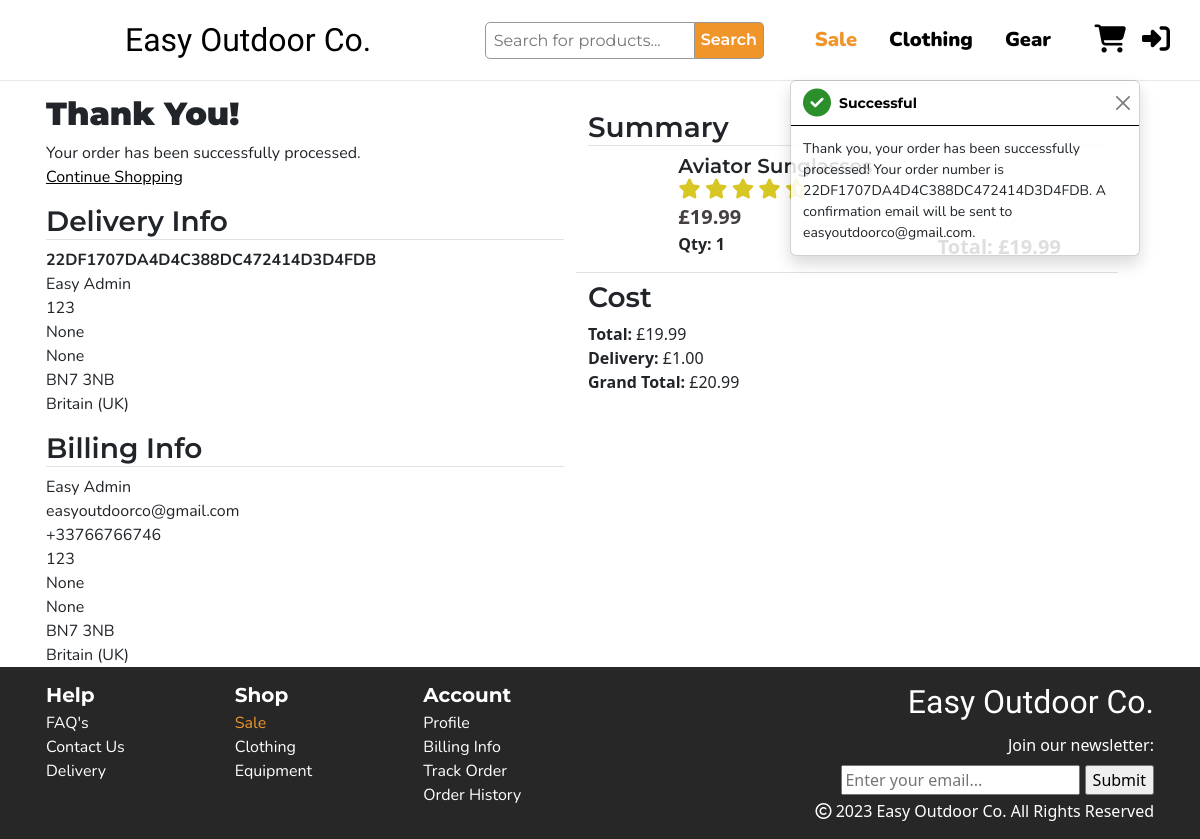
Page /checkout/checkout_success/22DF1707DA4D4C388DC472414D3D4FDB on the committed database.
### checkout/models.py (models this page shows, shortened)
class Order(models.Model):
    order_number = models.CharField(max_length=32, null=False, editable=False)
    full_name = models.CharField(max_length=50, null=False, blank=False)
    email = models.EmailField(max_length=254, null=False, blank=False)
    phone_number = models.CharField(max_length=20, null=False, blank=False)
    user_profile = models.ForeignKey(UserProfile, on_delete=models.SET_NULL,
                                     null=True, blank=True, related_name='orders')
    country = CountryField(blank_label='Country *', null=False, blank=False)
    postcode = models.CharField(max_length=20, null=True, blank=True)
    town_or_city = models.CharField(max_length=40, null=False, blank=False)
    street_address1 = models.CharField(max_length=80, null=False, blank=False)
    street_address2 = models.CharField(max_length=80, null=True, blank=True)
    county = models.CharField(max_length=80, null=True, blank=True)
    date = models.DateTimeField(auto_now_add=True)
    delivery_cost = models.DecimalField(max_digits=6, decimal_places=2, null=False, default=0)
    order_total = models.DecimalField(max_digits=10, decimal_places=2, null=False, default=0)
    grand_total = models.DecimalField(max_digits=10, decimal_places=2, null=False, default=0)
    original_bag = models.TextField(null=False, blank=False, default='')
    stripe_pid = models.CharField(max_length=254, null=False, blank=False, default='')

class OrderLineItem(models.Model):
    order = models.ForeignKey(Order, null=False, blank=False, on_delete=models.CASCADE, related_name='lineitems')
    product = models.ForeignKey(Product, null=False, blank=False, on_delete=models.CASCADE)
    product_size = models.CharField(max_length=2, null=True, blank=True)
    quantity = models.IntegerField(null=False, blank=False, default=0)
    lineitem_total = models.DecimalField(max_digits=6, decimal_places=2, null=False, blank=False, editable=False)

### products/models.py (models this page shows, shortened)
class Product(models.Model):
    category = models.ForeignKey('Category', null=True, on_delete=models.SET_NULL)
    name = models.CharField(max_length=200)
    desc = models.TextField()
    slug = models.SlugField(max_length=50, unique=True, blank=True, null=True)
    has_sizes = models.BooleanField(blank=False, default=True)
    image = models.ImageField(null=True, blank=True)
    image_url = models.URLField(null=True, blank=True)
    price = models.DecimalField(max_digits=6, decimal_places=2)
    sale_price = models.DecimalField(max_digits=6, decimal_places=2, null=True, blank=True)
    rating = models.DecimalField(max_digits=4, decimal_places=2, null=True, blank=True, validators=[MaxValueValidator(5)])
    image = models.ImageField(null=True, blank=True)
    image_url = models.URLField(null=True, blank=True)
    def round_rating(self):
        return round(self.rating * 2) / 2

### checkout/views.py (the view, shortened to what this page needs)
# urls.py: path('checkout_success/<order_number>', views.checkout_success, name='checkout_success'),
def checkout_success(request, order_number):
    save_info = request.session.get('save_info')
    order = get_object_or_404(Order, order_number=order_number)
    order_items = OrderLineItem.objects.filter(order=order)
    messages.success(request, f'Thank you, your order has been successfully processed! \
        Your order number is {order_number}. A confirmation \
        email will be sent to {order.email}.')
    if 'basket' in request.session:
        del request.session['basket']
    template = 'checkout/checkout_success.html'
    context = {
        'order': order,
        'order_items': order_items,
    }
    return render(request, template, context)

### basket/contexts.py (called while the page is built, shortened)
def basket_contents(request):
    basket_items = []
    total = 0
    product_count = 0
    basket = request.session.get('basket', {})
    if total < settings.FREE_DELIVERY_THRESHOLD:
        delivery = total * Decimal(settings.STANDARD_DELIVERY_PERCENTAGE)
        free_delivery_delta = settings.FREE_DELIVERY_THRESHOLD - total
    else:
        delivery = 0
        free_delivery_delta = 0
    grand_total = delivery + total
    context = {
        'basket_items': basket_items,
        'total': total,
        'product_count': product_count,
        'delivery': delivery,
        'free_delivery_delta': free_delivery_delta,
        'grand_total': grand_total,
    }
    return context

### basket/templatetags/basket_tools.py (called while the page is built)
@register.filter(name='calc_total_price')
def calc_total_price(price, quantity):
    return price * quantity

### checkout/templates/checkout/checkout_success.html (shortened to what this page needs)
{% extends "base.html" %}
{% load static %}
{% load basket_tools %}
{% block extra_css %}
<link rel="stylesheet" href="{% static 'checkout/css/checkout.css' %}">
<link rel="stylesheet" href="{% static 'basket/css/basket.css' %}">
{% endblock %}
{% block content %}
<section class="checkout-section">
    <div class="container px-3">
        <div class="row">
            <div class="row col-md-6 delivery-info">
                <div class="row mb-3">
                    <h2>Thank You!</h2>
                    <p>Your order has been successfully processed.</p>
                    <a class="text-decoration-underline text-black" href="{url 'products'}">Continue Shopping</a>
                </div>
                <div class="col-12">
                    <h3 class="border-bottom">Delivery Info</h3>
                    <p class="fw-bold">{{ order.order_number }}</p>
                    <p>{{ order.full_name }}</p>
                    <p>{{ order.street_address1 }}</p>
                    <p>{{ order.street_address2 }}</p>
                    <p>{{ order.county }}</p>
                    <p>{{ order.postcode }}</p>
                    <p>{{ order.country.name }}</p>
                </div>
                <div class="col-12 mt-3">
                    <h3 class="border-bottom">Billing Info</h3>
                    <p>{{ order.full_name }}</p>
                    <p>{{ order.email }}</p>
                    <p>{{ order.phone_number }}</p>
                    <p>{{ order.street_address1 }}</p>
                    <p>{{ order.street_address2 }}</p>
                    <p>{{ order.county }}</p>
                    <p>{{ order.postcode }}</p>
                    <p>{{ order.country.name }}</p>
                </div>
            </div>
            <div class="row col-md-6">
                <div class="col-12 order-summary my-3">
                    <h3 class="border-bottom">Summary</h3>
                    {% for item in order_items %}
                    <div class="border-bottom row item-row my-2">
                        <div class="img-container d-none d-sm-block col-2 p-0">
                        </div>
                        <div class="col-sm-9">
                            <div class="container h-100 p-0">
                                <div class="row">
                                    <div class="col-12 d-flex justify-content-between">
                                        <h3 class="fs-5 m-0">{{ item.product.name }}</h3>
                                    </div>
                                </div>
                                <div class="row">
                                    {% include 'basket/includes/rating.html' %}
                                </div>
                                <div class="row">
                                    <div class="col-12">
                                        <p class="m-0 fs-5 item-price">£{{ item.product.price }}</p>
                                    </div>
                                </div>
                                <div class="row">
                                    <div class="col-6">
                                        <p class="quantity fw-bold">Qty: {{ item.quantity }} </p>
                                    </div>
                                    <div class="col-6">
                                        <p class="fw-bold total-price fs-5 m-0 text-end">Total: £{{ item.product.price | calc_total_price:item.quantity }}</p>
                                    </div>
                                </div>
                            </div>
                        </div>
                    </div>
                    {% endfor %}
                    <div class="row">
                        <h3>Cost</h3>
                        <p class="m-0"><strong>Total:</strong> £{{ order.order_total }}</p>
                        <p class="m-0"><strong>Delivery:</strong> £{{ order.delivery_cost }}</p>
                        <p class="m-0"><strong>Grand Total:</strong> £{{ order.grand_total }}</p>
                    </div>
                </div>
            </div>
        </div>
    </div>
</section>
{% endblock %}

### basket/templates/basket/includes/rating.html (shortened to what this page needs)
{% if item.product.round_rating == 0 %}
    <div class="star-rating">
        <i class="fa-regular fa-star"></i>
        <i class="fa-regular fa-star"></i>
        <i class="fa-regular fa-star"></i>
        <i class="fa-regular fa-star"></i>
        <i class="fa-regular fa-star"></i>
    </div>
{% elif item.product.round_rating == 4.5 %}
    <div class="star-rating">
        <i class="fa-solid fa-star"></i>
        <i class="fa-solid fa-star"></i>
        <i class="fa-solid fa-star"></i>
        <i class="fa-solid fa-star"></i>
        <i class="fa-solid fa-star-half-stroke"></i>
    </div>
{% endif %}

### static/css/base.css (style rules this page uses)
body { height: 100vh; width: 100%; margin: 0; display: table; }
.star-rating i { color: #d8c625; }

### checkout/static/checkout/css/checkout.css (style rules this page uses)
.checkout-section { padding-top: 15px; background-color: white; }
.checkout-section h2 { font-family: Montserrat, sans-serif; font-weight: 900; }
.checkout-section h3 { font-family: Montserrat, sans-serif; font-weight: 600; }
.delivery-info p { margin: 0; max-width: 100vw; font-family: Nunito, sans-serif; }

### basket/static/basket/css/basket.css (style rules this page uses)
a { text-decoration: none; font-family: Nunito, sans-serif; }
.star-rating > i { font-size: 1.25rem; }
.item-price { color: #474040; font-weight: 900; }
.img-container { position: relative; }
.img-container:after { content: ""; display: block; padding-bottom: 100%; }

### rows in the picture
Order: order_number "22DF1707DA4D4C388DC472414D3D4FDB", full_name "Easy Admin", street_address1 "123", street_address2 "None", county "None", postcode "BN7 3NB", country.name "Britain (UK)", email "easyoutdoorco@gmail.com", phone_number "+33766766746", order_total "19.99", delivery_cost "1.00", grand_total "20.99"
OrderLineItem: product.name "Aviator Sunglasses", product.price "19.99", quantity "1", product.price|calc_total_price "19.99"

### other values in the picture
{{ message }} "Thank you, your order has been successfully processed! Your order number is 22DF1707DA4D4C388DC472414D3D4FDB. A confirmation email will be sent to easyoutdoorco@gmail.com."
